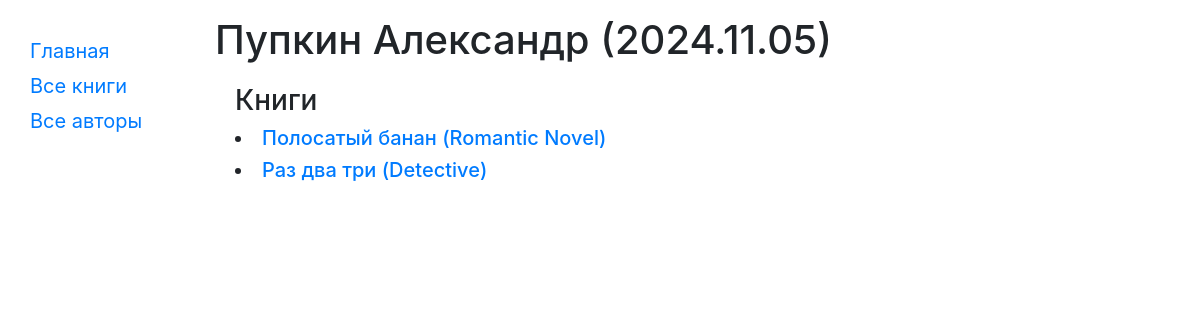
The page /catalog/author/1 on the database as committed earlier.
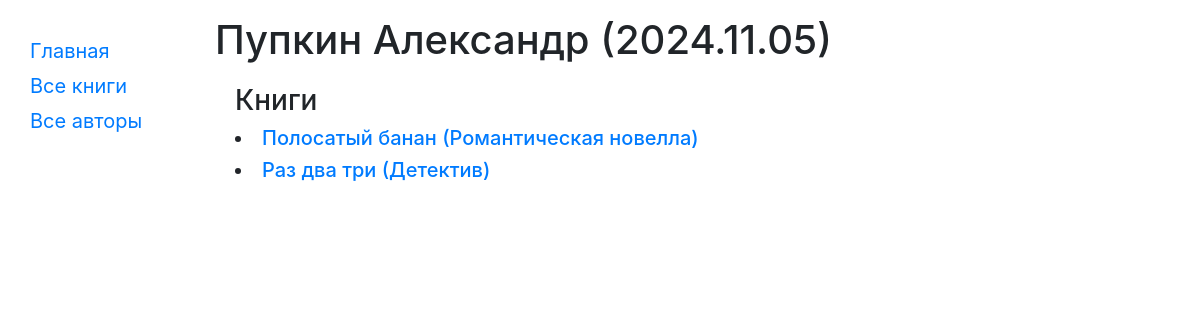
The same page on the database as committed later.
### catalog/models.py (models this page shows, shortened)
class Book(models.Model):
    title = models.CharField(max_length=200)
    author = models.ForeignKey('Author', on_delete=models.SET_NULL, null=True)
    summary = models.TextField(max_length=1000, help_text="Enter a brief description of the book")
    isbn = models.CharField('ISBN',max_length=13, help_text='13 Character <a href="https://www.isbn-international.org/content/what-isbn">ISBN number</a>')
    genre = models.ManyToManyField(Genre, help_text="Select a genre for this book")
    def get_absolute_url(self):
        return reverse('book-detail', args=[str(self.id)])
    def display_genre(self):
        return ', '.join([genre.name for genre in self.genre.all()[:3]])
    display_genre.short_description = 'Genre'

class Genre(models.Model):
    name = models.CharField(max_length=200, help_text="Enter a book genre (e.g. Science Fiction, French Poetry etc.)")

### catalog/views.py (the view)
# urls.py: url(r'^author/(?P<pk>\d+)$', views.AuthorDetailView.as_view(), name='author-detail'),
class AuthorDetailView(generic.DetailView):
    model = Author

### catalog/models.py (called while the page is built)
    def __str__(self):
        return f'{self.last_name} {self.first_name}'

    def life_period(self):
        return '.'.join((str(self.date_of_birth)).split('-')) + (' - ' + '.'.join((str(self.date_of_death)).split('-')) if self.date_of_death else '')

### catalog/templates/catalog/author_detail.html
{% extends "base_generic.html" %}
{% block content %}
  <h1>{{ author }} ({{ author.life_period }})</h1>
  <div style="margin-left:20px;margin-top:20px">
    <h3>Книги</h3>
    {% for book in author.book_set.all %}
    <li class="h5">
      <a href="{{ book.get_absolute_url }}">{{ book.title }} ({{book.display_genre}})</a>
    </li>
    {% endfor %}
  </div>
{% endblock %}

Rows that differ between the two databases and show on the page:
changed through a linked row, Book "Полосатый банан": display_genre "Romantic Novel" → "Романтическая новелла"
changed through a linked row, Book "Раз два три": display_genre "Detective" → "Детектив"
